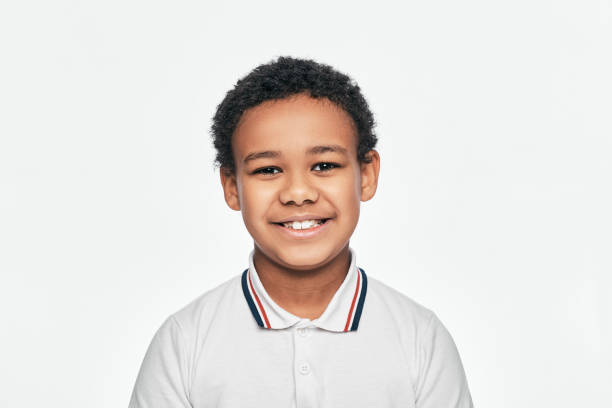
#> input picture boy.jpg, 612 x 408 px
$ python main.py
#> lines starting #> are read from the running program, lines starting #| are printed output that depends on the picture; after the words box and inside, x2 and y2 are one past the last pixel; in counts of white or black regions, pixels touching at a corner belong together
import cv2

face_harr_cascade = cv2.CascadeClassifier(cv2.data.haarcascades + "haarcascade_frontalface_default.xml")

image = cv2.imread("boy.jpg")
#> image is the input picture: shape (408, 612, 3); mean B, G, R 222, 225.2, 228.9
gray = cv2.cvtColor(image, cv2.COLOR_BGR2GRAY)
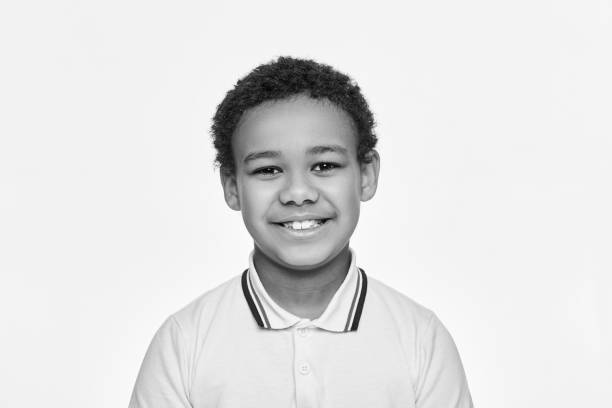
#> gray: shape (408, 612); min 1, max 255, mean 225.7

cv2.imshow("Gray", gray)

faces = face_harr_cascade.detectMultiScale(gray, 1.1, 4)
#> faces = [[215, 103, 163, 163]]

for (x, y, w, h) in faces:
    cv2.rectangle(image, (x, y), (x + w, y + h), (0, 255, 0), 5)
#> this loop made 1 pass
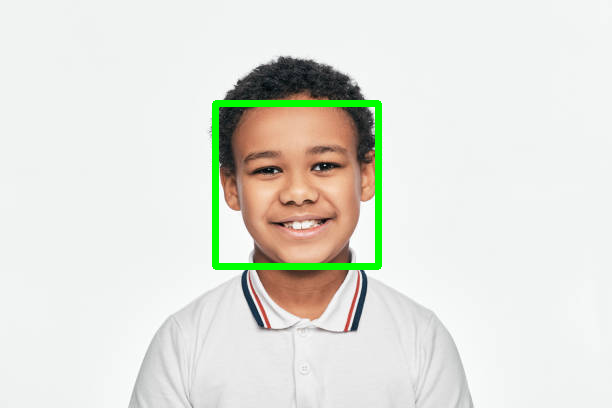
#> image: shape (408, 612, 3); 1.82% of pixels changed, all inside (x1, y1, x2, y2) = (212, 100, 382, 270)

cv2.imshow("Face", image)
cv2.waitKey(0)
cv2.destroyAllWindows()
